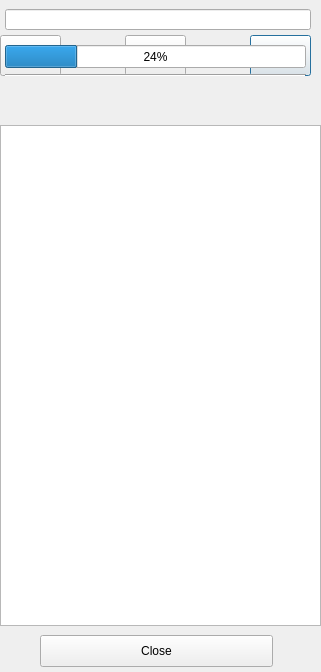
<?xml version="1.0" encoding="UTF-8"?>
<ui version="4.0">
 <class>DialogSearch</class>
 <widget class="QDialog" name="DialogSearch">
  <property name="geometry">
   <rect>
    <x>0</x>
    <y>0</y>
    <width>321</width>
    <height>672</height>
   </rect>
  </property>
  <property name="minimumSize">
   <size>
    <width>321</width>
    <height>400</height>
   </size>
  </property>
  <property name="maximumSize">
   <size>
    <width>321</width>
    <height>16777215</height>
   </size>
  </property>
  <property name="windowTitle">
   <string>Search Bible</string>
  </property>
  <widget class="QListWidget" name="listWidget">
   <property name="geometry">
    <rect>
     <x>0</x>
     <y>125</y>
     <width>321</width>
     <height>501</height>
    </rect>
   </property>
  </widget>
  <widget class="QLineEdit" name="lineEdit">
   <property name="geometry">
    <rect>
     <x>5</x>
     <y>9</y>
     <width>306</width>
     <height>21</height>
    </rect>
   </property>
   <property name="toolTip">
    <string>Enter Search Text here</string>
   </property>
  </widget>
  <widget class="QPushButton" name="pbSearch">
   <property name="geometry">
    <rect>
     <x>250</x>
     <y>35</y>
     <width>61</width>
     <height>41</height>
    </rect>
   </property>
   <property name="toolTip">
    <string>Restart Search From Beginning</string>
   </property>
   <property name="toolTipDuration">
    <number>-1</number>
   </property>
   <property name="text">
    <string/>
   </property>
   <property name="icon">
    <iconset resource="../../CWP/pictureResources.qrc">
     <normaloff>:/icons/Pics/search_ideogram.png</normaloff>:/icons/Pics/search_ideogram.png</iconset>
   </property>
   <property name="iconSize">
    <size>
     <width>16</width>
     <height>16</height>
    </size>
   </property>
  </widget>
  <widget class="QPushButton" name="pbSettings">
   <property name="geometry">
    <rect>
     <x>0</x>
     <y>35</y>
     <width>61</width>
     <height>41</height>
    </rect>
   </property>
   <property name="toolTip">
    <string>Search Settings</string>
   </property>
   <property name="toolTipDuration">
    <number>-1</number>
   </property>
   <property name="text">
    <string/>
   </property>
   <property name="icon">
    <iconset resource="../../CWP/pictureResources.qrc">
     <normaloff>:/icons/Pics/smallgear.png</normaloff>:/icons/Pics/smallgear.png</iconset>
   </property>
   <property name="iconSize">
    <size>
     <width>16</width>
     <height>16</height>
    </size>
   </property>
  </widget>
  <widget class="QPushButton" name="pbClear">
   <property name="geometry">
    <rect>
     <x>125</x>
     <y>35</y>
     <width>61</width>
     <height>41</height>
    </rect>
   </property>
   <property name="toolTip">
    <string>search more</string>
   </property>
   <property name="toolTipDuration">
    <number>-1</number>
   </property>
   <property name="text">
    <string/>
   </property>
   <property name="icon">
    <iconset resource="../../CWP/pictureResources.qrc">
     <normaloff>:/icons/Pics/sweep.png</normaloff>:/icons/Pics/sweep.png</iconset>
   </property>
   <property name="iconSize">
    <size>
     <width>32</width>
     <height>32</height>
    </size>
   </property>
  </widget>
  <widget class="QLabel" name="labelFound">
   <property name="geometry">
    <rect>
     <x>10</x>
     <y>78</y>
     <width>296</width>
     <height>16</height>
    </rect>
   </property>
   <property name="text">
    <string/>
   </property>
   <property name="alignment">
    <set>Qt::AlignCenter</set>
   </property>
  </widget>
  <widget class="Line" name="line">
   <property name="geometry">
    <rect>
     <x>5</x>
     <y>67</y>
     <width>301</width>
     <height>16</height>
    </rect>
   </property>
   <property name="orientation">
    <enum>Qt::Horizontal</enum>
   </property>
  </widget>
  <widget class="QLabel" name="labelinBooks">
   <property name="geometry">
    <rect>
     <x>10</x>
     <y>100</y>
     <width>296</width>
     <height>16</height>
    </rect>
   </property>
   <property name="text">
    <string/>
   </property>
   <property name="alignment">
    <set>Qt::AlignCenter</set>
   </property>
  </widget>
  <widget class="QPushButton" name="pbClose_2">
   <property name="geometry">
    <rect>
     <x>40</x>
     <y>635</y>
     <width>233</width>
     <height>32</height>
    </rect>
   </property>
   <property name="text">
    <string>Close</string>
   </property>
   <property name="autoDefault">
    <bool>false</bool>
   </property>
  </widget>
  <widget class="QProgressBar" name="progressBar">
   <property name="geometry">
    <rect>
     <x>5</x>
     <y>45</y>
     <width>301</width>
     <height>23</height>
    </rect>
   </property>
   <property name="value">
    <number>24</number>
   </property>
  </widget>
 </widget>
 <resources>
  <include location="../../CWP/pictureResources.qrc"/>
 </resources>
 <connections/>
</ui>
